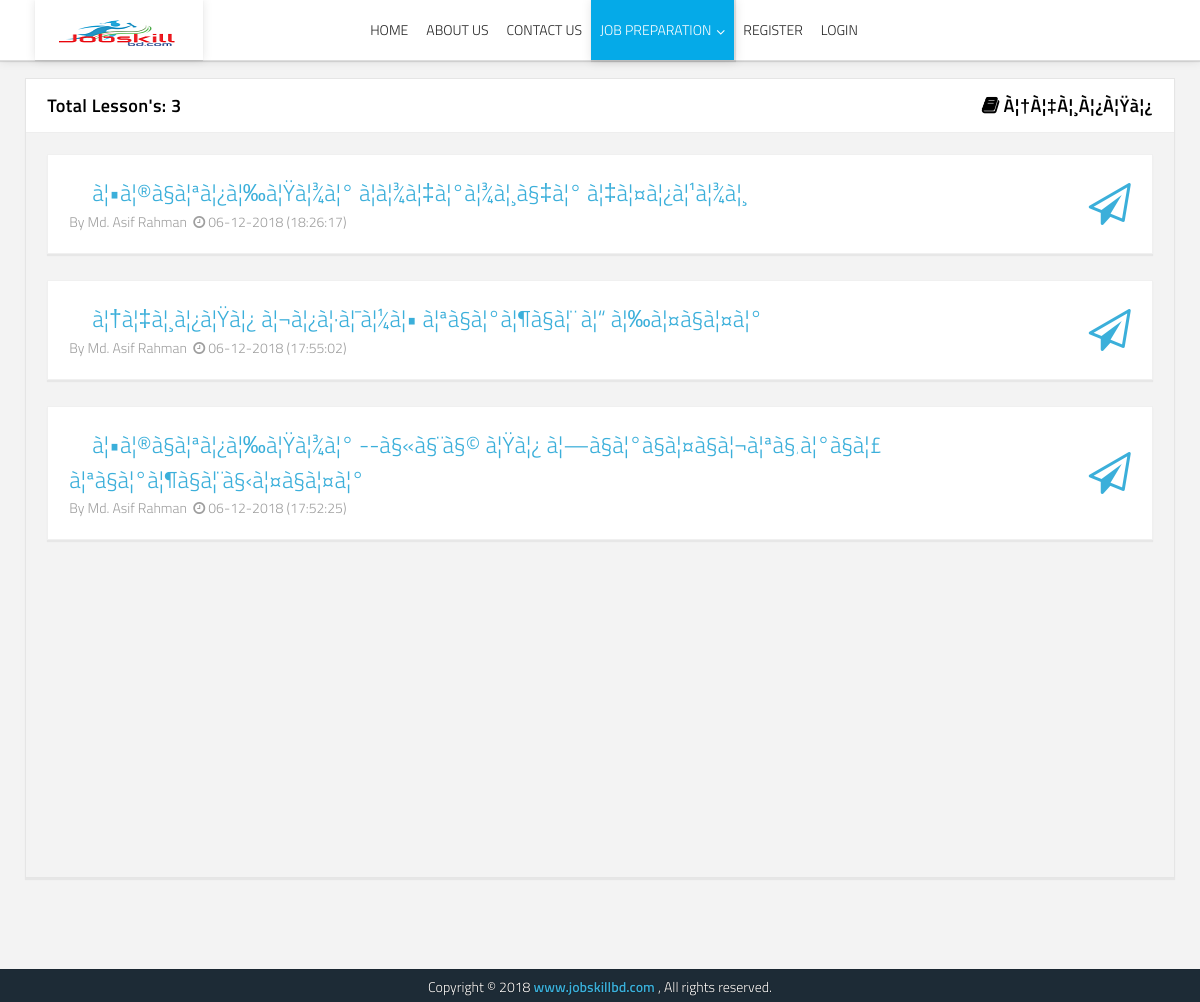
The app's page /lesson_list?s_id=1 with its own data.
### tables this page shows
CREATE TABLE `preparation_sub` (
  `id` int(250) NOT NULL,
  `subject` varchar(250) NOT NULL,
  `created_by` int(250) NOT NULL,
  `action` varchar(20) NOT NULL DEFAULT 'Public',
  `created_at` timestamp NOT NULL DEFAULT CURRENT_TIMESTAMP,
  `updated_at` timestamp NOT NULL DEFAULT CURRENT_TIMESTAMP ON UPDATE CURRENT_TIMESTAMP
);

CREATE TABLE `preparation_lesson` (
  `id` int(250) NOT NULL,
  `sub_id` int(250) NOT NULL,
  `lesson_title` varchar(250) NOT NULL,
  `lesson_content` mediumtext NOT NULL,
  `posted_by` int(250) NOT NULL,
  `updated_by` int(250) NOT NULL,
  `action` varchar(20) NOT NULL DEFAULT 'Public',
  `created_at` timestamp NOT NULL DEFAULT CURRENT_TIMESTAMP,
  `updated_at` timestamp NOT NULL DEFAULT CURRENT_TIMESTAMP ON UPDATE CURRENT_TIMESTAMP
);

### lesson_view.php (the view, shortened to what this page needs)
<?php
	require 'header.php';
	global $con;
	$fail=0;
	$subject=NULL;
	if(isset($_GET['s_id']) && !empty($_GET['s_id']))
	{
		$sub_id=$_GET['s_id'];
		$query1 = "SELECT subject FROM preparation_sub WHERE id='$sub_id' AND action='Public'";
		if (!$result1 = mysqli_query($con, $query1))
		{
		    exit(mysqli_error($con));
		}
		while($row1 = mysqli_fetch_assoc($result1))
		{
			$subject=$row1['subject'];
		}
		$query = "SELECT subject, AD.full_name AS posted_by, PL.id, PL.lesson_title,  PL.created_at  AS posted_at  FROM preparation_lesson PL, preparation_sub PS, admin AD WHERE PL.sub_id='$sub_id' AND PS.id='$sub_id' AND AD.id=PL.posted_by AND PS.action='Public' AND  PL.action='Public' ORDER BY PL.id DESC";
		if (!$result = mysqli_query($con, $query))
		{
		    exit(mysqli_error($con));
		}
	}
	else
	{
		$fail=1;
	}
?>
<div class="app-content content ">
  <div class="content-wrapper">
    <div class="content-body">
		<div class="row">
			<div class="col-md-12">
				<section id="display-headings" class="card" style="min-height:100vh !important;background-color: #F3F3F3;">
					<div class="card-header bg-white">
						<h4 class="card-title">Total Lesson's: <?php if($fail!=1){ echo mysqli_num_rows($result);} else{echo '0';}?> </h4>
						<div class="heading-elements">
							<ul class="list-inline mb-0">
								<li>
									<h4 class="card-title">
										<i class="fa fa-book card-title black" aria-hidden="true"></i> <?php echo $subject; ?>
									</h4>
								</li>
							</ul>
						</div>
					</div>
					<div class="card-body collapse in">
						<div class="card-block">
							<?php
							if ($fail!=1)
							{
								if (mysqli_num_rows($result) > 0)
								{
									while($lesson_data = mysqli_fetch_assoc($result))
									{
										$id 			= $lesson_data['id'];
										$lesson_title	= $lesson_data['lesson_title'];
										$posted_by		= $lesson_data['posted_by'];
										list($y, $m, $d) = explode('-', $lesson_data['posted_at']);
										$d=explode(' ',$d);
										$posted_at=$d['0'];
										$posted_at.='-'.$m;
										$posted_at.='-'.$y;
										$posted_at.=' ('.$d['1'].')';
										?>
										<div class="col-xl-12 col-lg-12 col-md-12 col-xs-12 mobile-device">
											<div class="card lesson_hover">
												<div class="card-body">
													<a href="read_lesson?l_id=<?php echo $id; ?>" class="grey">
													<div class="card-block">
														<div class="media">
															<div class="media-body text-xs-left">
																<h3 class="info"><i class="icon-paper"></i> <?php echo $lesson_title; ?></h3>
																<span>By <?php echo $posted_by.' &nbsp;<i class="fa fa-clock-o" aria-hidden="true"></i> '.$posted_at; ?></span>
															</div>
															<div class="media-right media-middle">
																<i class="fa fa-paper-plane-o info font-large-2 float-xs-right"></i>
															</div>
														</div>
													</div>
													</a>
												</div>
											</div>
										</div>
										<?php
									}
								}
								else
								{
									?>
										<p colspan="9" align="center">
											Sorry! No lesson available right now
										</p>
									<?php
								}
							}
							else
							{
								?>
								<div class="text-center">
									Something went wrong please try again later
								</div>
						        <?php
							}
							?>
						</div>
					</div>
				</section>
			</div>
		</div>
    </div>
  </div>
</div>
<?php
	require 'footer.php';
?>

### header.php (shortened to what this page needs)
<!DOCTYPE html>
<html lang="en" >
	<head>
		<link rel="stylesheet" type="text/css" href="assets/css/font-awesome.css">
		<link rel="stylesheet" type="text/css" href="assets/css/icomoon.css">
		<link rel="stylesheet" type="text/css" href="assets/css/bootstrap.css">
		<link rel="stylesheet" type="text/css" href="assets/vendors/css/extensions/pace.css">
		<link rel="stylesheet" type="text/css" href="assets/css/drawer.css">
		<link rel="stylesheet" type="text/css" href="assets/css/animate.css">
		<link rel="stylesheet" type="text/css" href="assets/css/bootstrapValidator.css">
		<link rel="stylesheet" href="assets/css/selectize.bootstrap4.css">
	    <link rel="stylesheet" href="assets/css/jquery.notify.css">
	    <link rel="stylesheet" href="assets/css/material-bootstrap-wizard.css">
		<link rel="stylesheet" type="text/css" href="assets/css/bootstrap-extended.css">
		<link rel="stylesheet" type="text/css" href="assets/css/app.css">
		<link rel="stylesheet" type="text/css" href="assets/css/pages/login-register.css">
		<link rel="stylesheet" href="assets/css/froala/froala_editor.css">
    	<link rel="stylesheet" href="assets/css/froala/froala_style.css">
		<link rel="stylesheet" type="text/css" href="assets/css/custom_drawer.css">
		<link rel="stylesheet" type="text/css" href="assets/css/custom_intro.css">
		<link rel="stylesheet" type="text/css" href="assets/css/colors.css">
	</head>
	<body>
		<header class="drawer drawer--left drawer--navbarTopGutter">
			<div class="drawer-navbar drawer-navbar--fixed" role="banner">
				<div class="drawer-container">
					<div class="drawer-navbar-header">
						<a class="drawer-brand text-success" href="/jobskillbd.com"><img src="assets/images/logo/white_logo.png"></a>
					</div>
					<nav class="drawer-nav" role="navigation">
						<ul class="drawer-menu drawer-menu--center">
							<li>
								<a class="drawer-menu-item <?php if(basename($_SERVER['PHP_SELF'])=='index.php')
								{ echo 'active'; } ?>" href="/jobskillbd.com">
								<i class="fa fa-home space hidden-lg-up"></i>Home</a>
							</li>
							<li>
								<a class="drawer-menu-item <?php if(basename($_SERVER['PHP_SELF'])
								=='about_us.php'){ echo 'active'; } ?>" href="about">
								<i class="fa fa-info-circle space hidden-lg-up"></i>About Us</a>
							</li>
							<li>
								<a class="drawer-menu-item <?php if(basename($_SERVER['PHP_SELF'])
								=='contact_us.php'){ echo 'active'; } ?>" href="contact">
								<i class="fa fa-phone space hidden-lg-up"></i>Contact Us</a>
							</li>
							<li class="drawer-dropdown">
								<a class="drawer-menu-item <?php if(basename($_SERVER['PHP_SELF'])=='lesson_view.php' || basename($_SERVER['PHP_SELF'])=='lesson_details.php'){ echo 'active'; } ?>" data-target="#" href="#" data-toggle="dropdown" role="button" aria-expanded="false">
									<i class="icon-stack space hidden-lg-up"></i>Job Preparation <span class="drawer-caret"></span>
								</a>
							</li>
							<li>
								<a class="drawer-menu-item
								<?php
									if(basename($_SERVER['PHP_SELF'])=='js_register.php')
									{
										echo 'active';
									}
									else if(basename($_SERVER['PHP_SELF'])=='em_register.php')
									{
										echo 'active';
									}
								?>"
								href="1sup">
								<i class="fa fa-pencil-square-o space hidden-lg-up"></i>Register</a>
							</li>
							<li>
								<a class="drawer-menu-item
								<?php
									if(basename($_SERVER['PHP_SELF'])=='js_login.php')
									{
										echo 'active';
									}
									else if(basename($_SERVER['PHP_SELF'])=='em_login.php')
									{
										echo 'active';
									}
								?>"
								href="1sin">
								<i class="fa  fa-sign-in space hidden-lg-up"></i>login</a>
							</li>
						</ul>
					</nav>
				</div>
			</div>
		</header>

### footer.php (shortened to what this page needs)
		<footer class="footer footer-static footer-dark navbar-border">
			<p class="clearfix text-sm-center text-md-center mb-0 px-2 white">
				<span class="d-xs-block d-md-inline-block">Copyright  &copy; 2018
				<a href="https://smartcareer.com" target="_blank" class="text-bold-600 darken-2 text-info">www.jobskillbd.com </a>, All rights reserved. </span>
			</p>
		</footer>
	</body>
</html>

### assets/css/drawer.css (style rules this page uses)
.drawer-nav { position: fixed; z-index: 101; top: 0; overflow: hidden; width: 16.25rem; height: 100%; color: #222; background-color: #fff; }
.drawer-brand { font-size: 1.5rem; font-weight: bold; line-height: 3.75rem; display: block; padding-right: .75rem; padding-left: .75rem; text-decoration: none; color: #222; }
.drawer-menu { margin: 0; padding: 0; list-style: none; }
.drawer-menu-item { font-size: 1rem; display: block; padding: .75rem; text-decoration: none; color: #222; }
.drawer--left .drawer-nav { left: -16.25rem; -webkit-transition: left .6s cubic-bezier(0.190, 1.000, 0.220, 1.000); transition: left .6s cubic-bezier(0.190, 1.000, 0.220, 1.000); }
.drawer--navbarTopGutter { padding-top: 3.75rem; }
.drawer-navbar .drawer-navbar-header { border-bottom: 1px solid #ddd; background-color: #fff; }
.drawer-navbar { z-index: 102; top: 0; width: 100%; }
.drawer-navbar--fixed { position: fixed; }
.drawer-navbar-header { position: relative; z-index: 102; box-sizing: border-box; width: 100%; height: 3.75rem; padding: 0 .75rem; text-align: center; }
.drawer-navbar .drawer-brand { line-height: 3.75rem; display: inline-block; padding-top: 0; padding-bottom: 0; text-decoration: none; }
.drawer-navbar .drawer-nav { padding-top: 3.75rem; }
.drawer-navbar .drawer-menu { padding-bottom: 7.5rem; }
@media (min-width: 64em) { .drawer-navbar { height: 3.75rem; border-bottom: 1px solid #ddd; background-color: #fff; } }
@media (min-width: 64em) { .drawer-navbar .drawer-navbar-header { position: relative; display: block; float: left; width: auto; padding: 0; border: 0; } }
@media (min-width: 64em) { .drawer-navbar .drawer-menu li { float: left; } }
@media (min-width: 64em) { .drawer-navbar .drawer-menu-item { line-height: 3.75rem; padding-top: 0; padding-bottom: 0; } }
@media (min-width: 64em) { .drawer-navbar .drawer-nav { position: relative; left: 0; overflow: visible; width: auto; height: 3.75rem; padding-top: 0; -webkit-transform: translate3d(0, 0, 0); transform: translate3d(0, 0, 0); } }
@media (min-width: 64em) { .drawer-navbar .drawer-menu { padding: 0; } }
.drawer-container { margin-right: auto; margin-left: auto; }
@media (min-width: 64em) { .drawer-container { max-width: 60rem; } }
@media (min-width: 75em) { .drawer-container { max-width: 70rem; } }

### assets/css/app.css (style rules this page uses)
@media (max-width: 1366px) { html { font-size: 14px; } }
html { height: 100%; }
html body { height: 100%; background-color: #F3F3F3; direction: ltr; }
html body .content { padding: 0; transition: 300ms ease all; backface-visibility: hidden; }
html body .content .content-wrapper { padding: 1.8rem; }
footer.footer { padding: 0.4rem; }
footer.navbar-border { border-top: 1px solid rgba(0, 0, 0, 0.1); }
footer.footer-dark { background: #1D2B36; color: #fff; }
@media screen and (min-width: 0px) { body:after { content: "xs - min-width: 0px"; } }
@media screen and (min-width: 544px) { body:after { content: "sm - min-width: 544px"; } }
@media screen and (min-width: 768px) { body:after { content: "md - min-width: 768px"; } }
@media screen and (min-width: 992px) { body:after { content: "lg - min-width: 992px"; } }
@media screen and (min-width: 1200px) { body:after { content: "xl - min-width: 1200px"; } }
body:after { display: none; }

### assets/css/froala/froala_editor.css (style rules this page uses)
.clearfix::after { clear: both; display: block; content: ""; height: 0; }

### assets/css/froala/froala_style.css (style rules this page uses)
.clearfix::after { clear: both; display: block; content: ""; height: 0; }

### assets/css/custom_intro.css (style rules this page uses)
body,h1, h2, h3, h4, h5, h6, .h1, .h2, .h3, .h4, p { font-family: 'Titillium Web', sans-serif !important; color: black !important; }
body { background-color:#F3F3F3 !important; }
.mobile-device { position: relative; min-height: 0px !important; padding-right: 0px !important; padding-left: 0px !important; }
.card { padding:0px; }
h3, .h3 { font-size: 1.65em; line-height: 1.5em; margin: 0px; }

### records on screen
preparation_sub: subject "À¦†à¦‡à¦¸à¦¿à¦Ÿà¦¿"
preparation_lesson: lesson_title "à¦•à¦®à§à¦ªà¦¿à¦‰à¦Ÿà¦¾à¦° à¦­à¦¾à¦‡à¦°à¦¾à¦¸à§‡à¦° à¦‡à¦¤à¦¿à¦¹à¦¾à¦¸", admin.full_name "Md. Asif Rahman", posted_at "06-12-2018 (18:26:17)"
preparation_lesson: lesson_title "à¦†à¦‡à¦¸à¦¿à¦Ÿà¦¿ à¦¬à¦¿à¦·à¦¯à¦¼à¦• à¦ªà§à¦°à¦¶à§à¦¨ à¦“ à¦‰à¦¤à§à¦¤à¦°", admin.full_name "Md. Asif Rahman", posted_at "06-12-2018 (17:55:02)"
preparation_lesson: lesson_title "à¦•à¦®à§à¦ªà¦¿à¦‰à¦Ÿà¦¾à¦° --à§«à§¨à§© à¦Ÿà¦¿ à¦—à§à¦°à§à¦¤à§à¦¬à¦ªà§‚à¦°à§à¦£ à¦ªà§à¦°à¦¶à§à¦¨à§‹à¦¤à§à¦¤à¦°", admin.full_name "Md. Asif Rahman", posted_at "06-12-2018 (17:52:25)"

### other values on screen
mysqli_num_rows($result) "3"
